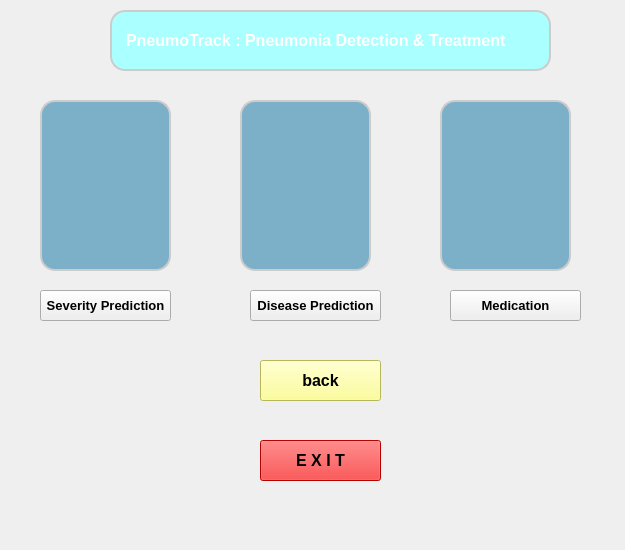
<?xml version="1.0" encoding="UTF-8"?>
<ui version="4.0">
 <class>Form</class>
 <widget class="QWidget" name="Form">
  <property name="geometry">
   <rect>
    <x>0</x>
    <y>0</y>
    <width>625</width>
    <height>550</height>
   </rect>
  </property>
  <property name="windowTitle">
   <string>Form</string>
  </property>
  <widget class="QLabel" name="label">
   <property name="geometry">
    <rect>
     <x>-6</x>
     <y>0</y>
     <width>641</width>
     <height>550</height>
    </rect>
   </property>
   <property name="styleSheet">
    <string notr="true">background-image: url(:/newPrefix/pneumonia.jpg);</string>
   </property>
   <property name="text">
    <string/>
   </property>
   <property name="pixmap">
    <pixmap resource="options_page.qrc">:/newPrefix/bg.jpeg</pixmap>
   </property>
   <property name="scaledContents">
    <bool>true</bool>
   </property>
  </widget>
  <widget class="QLabel" name="label_2">
   <property name="geometry">
    <rect>
     <x>110</x>
     <y>10</y>
     <width>441</width>
     <height>61</height>
    </rect>
   </property>
   <property name="font">
    <font>
     <pointsize>-1</pointsize>
     <weight>75</weight>
     <bold>true</bold>
    </font>
   </property>
   <property name="styleSheet">
    <string notr="true">color: rgb(255, 255, 255);
background-color: rgb(170, 255, 255);
padding:2px,3px;
border: 2px solid #ccc; /* Add a border for the text field */
  border-radius: 15px; /* Adjust the border-radius to control the curve */
  padding: 10px; /* Add padding for better spacing */
  width: 200px; /* Adjust the width as needed */
  font-size: 16px;</string>
   </property>
   <property name="text">
    <string>PneumoTrack : Pneumonia Detection &amp; Treatment</string>
   </property>
  </widget>
  <widget class="QLabel" name="label_3">
   <property name="geometry">
    <rect>
     <x>40</x>
     <y>100</y>
     <width>131</width>
     <height>171</height>
    </rect>
   </property>
   <property name="styleSheet">
    <string notr="true">background-color: rgb(170, 255, 255);
padding:2px,3px;
border: 2px solid #ccc; /* Add a border for the text field */
  border-radius: 15px; /* Adjust the border-radius to control the curve */
  padding: 10px; /* Add padding for better spacing */
  width: 200px; /* Adjust the width as needed */
  font-size: 16px;
background-color: rgb(123, 176, 200);</string>
   </property>
   <property name="text">
    <string/>
   </property>
   <property name="pixmap">
    <pixmap resource="options_page.qrc">:/newPrefix/severity.jpg</pixmap>
   </property>
   <property name="scaledContents">
    <bool>true</bool>
   </property>
  </widget>
  <widget class="QLabel" name="label_4">
   <property name="geometry">
    <rect>
     <x>240</x>
     <y>100</y>
     <width>131</width>
     <height>171</height>
    </rect>
   </property>
   <property name="styleSheet">
    <string notr="true">background-color: rgb(170, 255, 255);
padding:2px,3px;
border: 2px solid #ccc; /* Add a border for the text field */
  border-radius: 15px; /* Adjust the border-radius to control the curve */
  padding: 10px; /* Add padding for better spacing */
  width: 200px; /* Adjust the width as needed */
  font-size: 16px;
background-color: rgb(123, 176, 200);</string>
   </property>
   <property name="text">
    <string/>
   </property>
   <property name="pixmap">
    <pixmap resource="options_page.qrc">:/newPrefix/xray.jpg</pixmap>
   </property>
   <property name="scaledContents">
    <bool>true</bool>
   </property>
  </widget>
  <widget class="QLabel" name="label_5">
   <property name="geometry">
    <rect>
     <x>440</x>
     <y>100</y>
     <width>131</width>
     <height>171</height>
    </rect>
   </property>
   <property name="styleSheet">
    <string notr="true">background-color: rgb(170, 255, 255);
padding:2px,3px;
border: 2px solid #ccc; /* Add a border for the text field */
  border-radius: 15px; /* Adjust the border-radius to control the curve */
  padding: 10px; /* Add padding for better spacing */
  width: 200px; /* Adjust the width as needed */
  font-size: 16px;
background-color: rgb(123, 176, 200);</string>
   </property>
   <property name="text">
    <string/>
   </property>
   <property name="pixmap">
    <pixmap resource="options_page.qrc">:/newPrefix/medication.jpeg</pixmap>
   </property>
   <property name="scaledContents">
    <bool>true</bool>
   </property>
  </widget>
  <widget class="QPushButton" name="pushButton">
   <property name="geometry">
    <rect>
     <x>260</x>
     <y>360</y>
     <width>121</width>
     <height>41</height>
    </rect>
   </property>
   <property name="font">
    <font>
     <pointsize>12</pointsize>
     <weight>75</weight>
     <bold>true</bold>
    </font>
   </property>
   <property name="styleSheet">
    <string notr="true">background-color: rgb(255, 255, 127);</string>
   </property>
   <property name="text">
    <string>back</string>
   </property>
  </widget>
  <widget class="QPushButton" name="pushButton_2">
   <property name="geometry">
    <rect>
     <x>260</x>
     <y>440</y>
     <width>121</width>
     <height>41</height>
    </rect>
   </property>
   <property name="font">
    <font>
     <pointsize>12</pointsize>
     <weight>75</weight>
     <bold>true</bold>
    </font>
   </property>
   <property name="styleSheet">
    <string notr="true">background-color: rgb(255, 0, 0);</string>
   </property>
   <property name="text">
    <string>E X I T</string>
   </property>
  </widget>
  <widget class="QPushButton" name="pushButton_3">
   <property name="geometry">
    <rect>
     <x>40</x>
     <y>290</y>
     <width>131</width>
     <height>31</height>
    </rect>
   </property>
   <property name="font">
    <font>
     <pointsize>10</pointsize>
     <weight>75</weight>
     <bold>true</bold>
    </font>
   </property>
   <property name="text">
    <string>Severity Prediction</string>
   </property>
  </widget>
  <widget class="QPushButton" name="pushButton_4">
   <property name="geometry">
    <rect>
     <x>250</x>
     <y>290</y>
     <width>131</width>
     <height>31</height>
    </rect>
   </property>
   <property name="font">
    <font>
     <pointsize>10</pointsize>
     <weight>75</weight>
     <bold>true</bold>
    </font>
   </property>
   <property name="text">
    <string>Disease Prediction</string>
   </property>
  </widget>
  <widget class="QPushButton" name="pushButton_5">
   <property name="geometry">
    <rect>
     <x>450</x>
     <y>290</y>
     <width>131</width>
     <height>31</height>
    </rect>
   </property>
   <property name="font">
    <font>
     <pointsize>10</pointsize>
     <weight>75</weight>
     <bold>true</bold>
    </font>
   </property>
   <property name="text">
    <string>Medication</string>
   </property>
  </widget>
 </widget>
 <resources>
  <include location="options_page.qrc"/>
 </resources>
 <connections/>
</ui>
